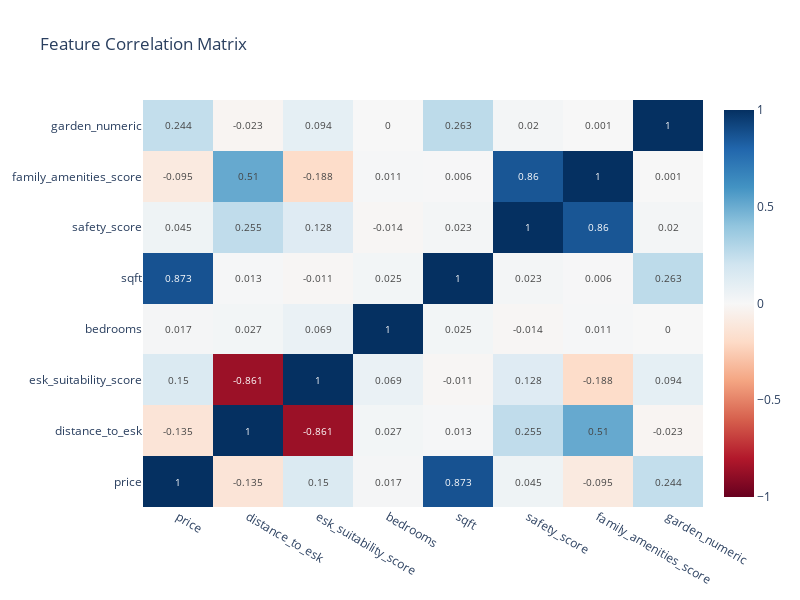

Here is the notebook cell this chart was saved with:
### Markdown cell above
## 5. Feature Correlation Analysis

### Code cell
# Correlation Matrix for Available Numerical Features
print("[FEATURES] Available columns:")
print(df.columns.tolist())

# Use available numerical features
numerical_features = ['price', 'distance_to_esk', 'esk_suitability_score', 'bedrooms', 'sqft']

# Use available binary features (convert to numeric)
df['garden_numeric'] = df['garden'].astype(int)
binary_features = ['garden_numeric']

# Check what other features are available
if 'safety_score' in df.columns:
    numerical_features.append('safety_score')
if 'family_amenities_score' in df.columns:
    numerical_features.append('family_amenities_score')

all_features = numerical_features + binary_features

print(f"[CORRELATION] Using features: {all_features}")

# Calculate correlation matrix
corr_matrix = df[all_features].corr()

# Create interactive heatmap
fig = go.Figure(data=go.Heatmap(
    z=corr_matrix.values,
    x=corr_matrix.columns,
    y=corr_matrix.columns,
    colorscale='RdBu',
    zmid=0,
    text=corr_matrix.round(3).values,
    texttemplate="%{text}",
    textfont={"size":10}
))

fig.update_layout(
    title="Feature Correlation Matrix",
    width=800,
    height=600
)

# Display with fallback
try:
    from IPython.display import display
    display(fig)
except:
    print("[PLOT] Correlation matrix calculated successfully")
    print(corr_matrix)

# Key correlations with ESK suitability
esk_correlations = corr_matrix['esk_suitability_score'].sort_values(ascending=False)
print("[CORRELATION] Features most correlated with ESK Suitability:")
print(esk_correlations)

### Figure 1 — Plotly figure (JSON) as saved in the notebook; plotly's stock layout.template omitted (floating-point values rounded to 4 significant figures)
{"data": [{"colorscale": [[0, "rgb(103,0,31)"], [0.1, "rgb(178,24,43)"], [0.2, "rgb(214,96,77)"], [0.3, "rgb(244,165,130)"], [0.4, "rgb(253,219,199)"], [0.5, "rgb(247,247,247)"], [0.6, "rgb(209,229,240)"], [0.7, "rgb(146,197,222)"], [0.8, "rgb(67,147,195)"], [0.9, "rgb(33,102,172)"], [1, "rgb(5,48,97)"]], "text": [[1.0, -0.135, 0.15, 0.017, 0.873, 0.045, -0.095, 0.244], [-0.135, 1.0, -0.861, 0.027, 0.013, 0.255, 0.51, -0.023], [0.15, -0.861, 1.0, 0.069, -0.011, 0.128, -0.188, 0.094], [0.017, 0.027, 0.069, 1.0, 0.025, -0.014, 0.011, 0.0], [0.873, 0.013, -0.011, 0.025, 1.0, 0.023, 0.006, 0.263], [0.045, 0.255, 0.128, -0.014, 0.023, 1.0, 0.86, 0.02], [-0.095, 0.51, -0.188, 0.011, 0.006, 0.86, 1.0, 0.001], [0.244, -0.023, 0.094, 0.0, 0.263, 0.02, 0.001, 1.0]], "textfont": {"size": 10}, "texttemplate": "%{text}", "type": "heatmap", "x": ["price", "distance_to_esk", "esk_suitability_score", "bedrooms", "sqft", "safety_score", "family_amenities_score", "garden_numeric"], "y": ["price", "distance_to_esk", "esk_suitability_score", "bedrooms", "sqft", "safety_score", "family_amenities_score", "garden_numeric"], "z": [[1.0, -0.1351, 0.1498, 0.01746, 0.8728, 0.04526, -0.09519, 0.2435], [-0.1351, 1.0, -0.8611, 0.02666, 0.01282, 0.2552, 0.5104, -0.02262], [0.1498, -0.8611, 1.0, 0.06944, -0.01101, 0.1278, -0.1876, 0.09382], [0.01746, 0.02666, 0.06944, 1.0, 0.02502, -0.01412, 0.01058, 0.0003565], [0.8728, 0.01282, -0.01101, 0.02502, 1.0, 0.02344, 0.005707, 0.2627], [0.04526, 0.2552, 0.1278, -0.01412, 0.02344, 1.0, 0.8603, 0.02023], [-0.09519, 0.5104, -0.1876, 0.01058, 0.005707, 0.8603, 1.0, 0.001411], [0.2435, -0.02262, 0.09382, 0.0003565, 0.2627, 0.02023, 0.001411, 1.0]], "zmid": 0}], "layout": {"height": 600, "title": {"text": "Feature Correlation Matrix"}, "width": 800}}
